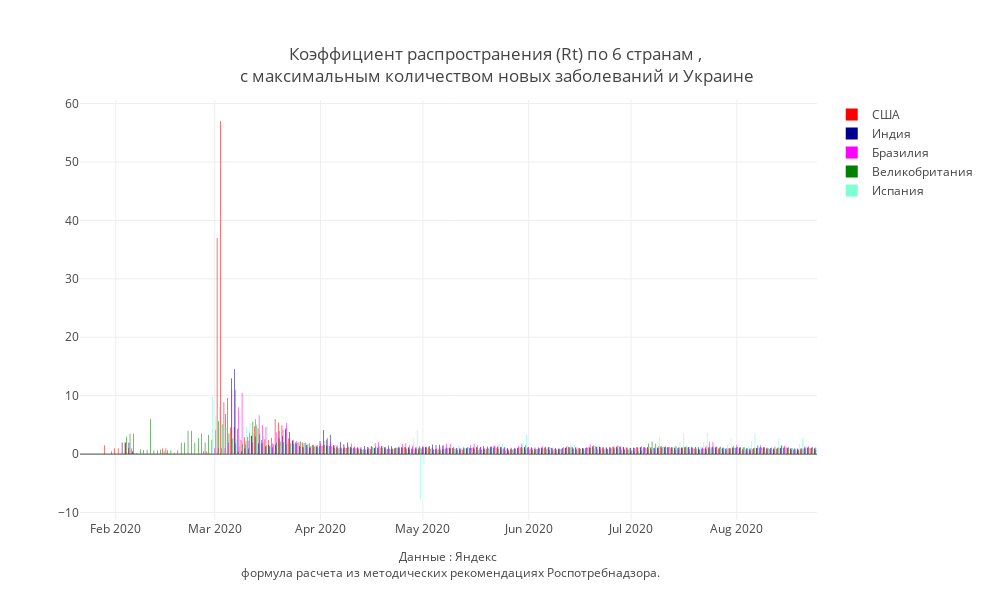

The notebook cell this image was saved under:
### Code cell
#mask = (X.Date>datetime.date(2020,5,1))&(X.Region.isin(regions_towatch))

colors_dict = { "США": "red",
                "Бразилия": "magenta",
                "Россия": "goldenrod",
                "Индия": "darkblue",
                "Великобритания": "green",
                 'Испания': 'aquamarine'}
fig = go.Figure()
for i in country_towatch:
    mask = X['Country'] == i
        
    fig.add_trace(
        
        go.Bar(
        name = f'{i}',
        x=X[mask].Date,
        y=X[mask].Rt,
        text=round(X[mask].Rt,3),
        textposition='inside',
        marker_color= colors_dict.get(i),
        
        showlegend=True))




                  
fig.update_layout(
    annotations=[
        
            dict(x=0.5,y=-0.15,
            showarrow=False,
            text="Данные : Яндекс <br> формула расчета из методических рекомендациях Роспотребнадзора.",
            xref="paper",
            yref="paper")],
                  title = "Коэффициент распространения (Rt) по 6 странам ,<br> с максимальным количеством новых заболеваний и Украине ",
                  title_x = 0.5,
                  title_y= 0.9,
                  title_xanchor = "center",
                  title_yanchor = "bottom", 
                 # legend_x = 0.05,legend_y = 0.9,
                  width = 990, height = 600,template = 'gridon',
    
    
                 # xaxis_title='Коэффициент рассчитан, исходя из данных оперативного штаба и <br>' + 
                               #' формулы расчета в методических рекомендациях Роспотребнадзора. ',
    yaxis_title = ' '
)


fig.show()

### Figure 1 — Plotly figure (JSON) as saved in the notebook; plotly's stock layout.template omitted (floating-point values rounded to 4 significant figures; data arrays with more than 128 entries replaced by an {"elided": "..."} marker saying what was removed)
{"data": [{"marker": {"color": "red"}, "name": "США", "showlegend": true, "text": {"elided": "216 float values"}, "textposition": "inside", "type": "bar", "x": {"elided": "216 str values"}, "y": {"elided": "216 float values"}}, {"marker": {"color": "darkblue"}, "name": "Индия", "showlegend": true, "text": {"elided": "216 float values"}, "textposition": "inside", "type": "bar", "x": {"elided": "216 str values"}, "y": {"elided": "216 float values"}}, {"marker": {"color": "magenta"}, "name": "Бразилия", "showlegend": true, "text": {"elided": "216 float values"}, "textposition": "inside", "type": "bar", "x": {"elided": "216 str values"}, "y": {"elided": "216 float values"}}, {"marker": {"color": "green"}, "name": "Великобритания", "showlegend": true, "text": {"elided": "216 float values"}, "textposition": "inside", "type": "bar", "x": {"elided": "216 str values"}, "y": {"elided": "216 float values"}}, {"marker": {"color": "aquamarine"}, "name": "Испания", "showlegend": true, "text": {"elided": "216 float values"}, "textposition": "inside", "type": "bar", "x": {"elided": "216 str values"}, "y": {"elided": "216 float values"}}], "layout": {"annotations": [{"showarrow": false, "text": "Данные : Яндекс <br> формула расчета из методических рекомендациях Роспотребнадзора.", "x": 0.5, "xref": "paper", "y": -0.15, "yref": "paper"}], "height": 600, "title": {"text": "Коэффициент распространения (Rt) по 6 странам ,<br> с максимальным количеством новых заболеваний и Украине ", "x": 0.5, "xanchor": "center", "y": 0.9, "yanchor": "bottom"}, "width": 990, "yaxis": {"title": {"text": " "}}}}
